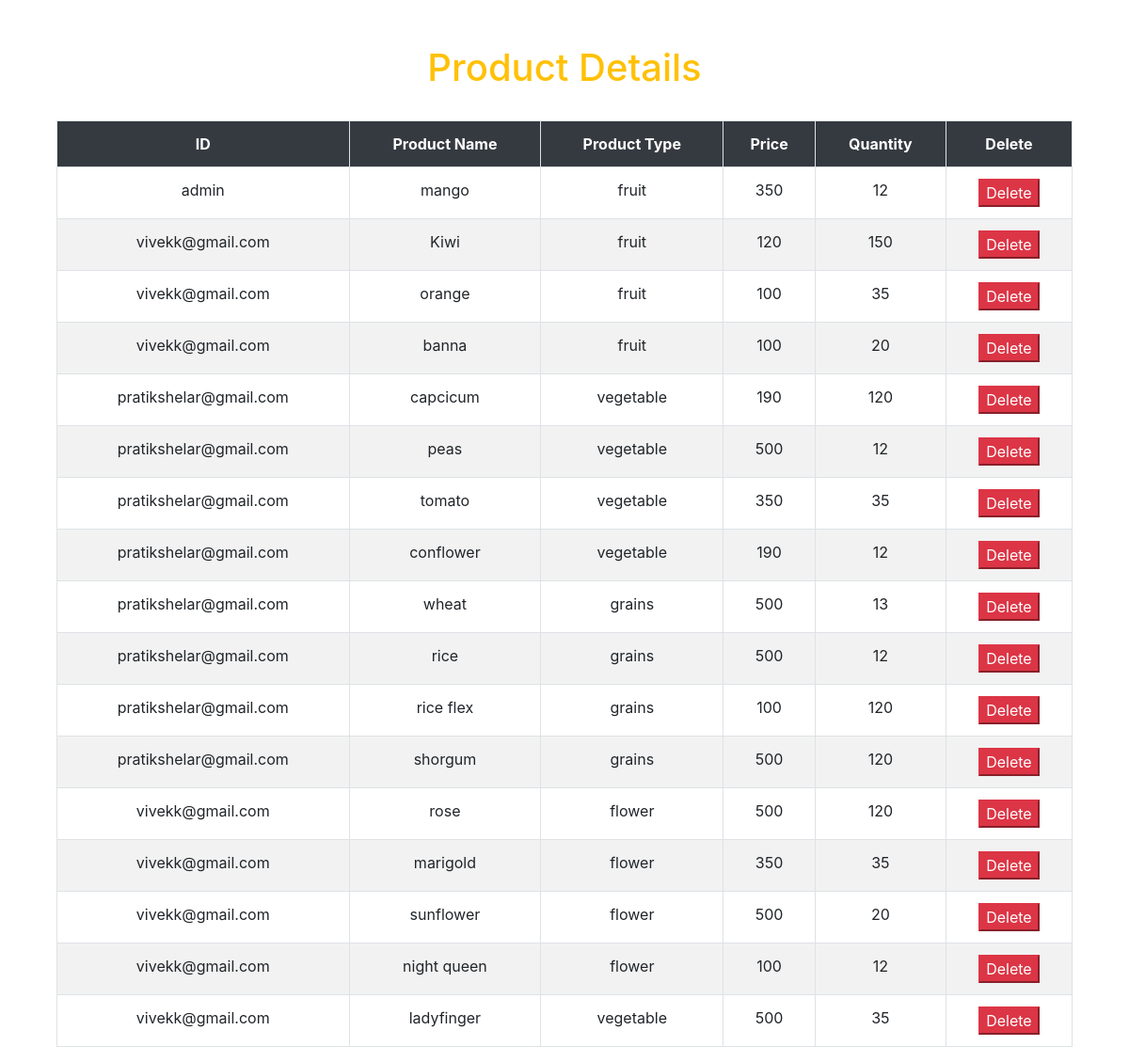
Screenshot of /Product_display.php with the database file from the repository.
### tables this page shows
CREATE TABLE `product` (
  `id` int(11) NOT NULL,
  `type` varchar(255) NOT NULL,
  `name` varchar(255) NOT NULL,
  `image` varchar(255) NOT NULL,
  `price` int(255) NOT NULL,
  `quantity` int(255) NOT NULL,
  `address` varchar(255) NOT NULL,
  `username` varchar(255) NOT NULL,
  `progress` int(11) NOT NULL,
  `seen` int(11) NOT NULL
);

### Product_display.php (the view, shortened to what this page needs)
 <!DOCTYPE html>
 <html>
 <head>
 	<link rel="stylesheet" href="https://stackpath.bootstrapcdn.com/bootstrap/4.5.2/css/bootstrap.min.css">
		<link rel="stylesheet" type="text/css" href="admin_panel.css">
		 <link rel="stylesheet" href="https://stackpath.bootstrapcdn.com/font-awesome/4.7.0/css/font-awesome.min.css">
 </head>
 <body>
 	<div class="container">
	<div class="col-lg-12"><br><br>
		<h1 class="text-warning text-center">Product Details</h1>
		<br>
		<table class="table table-striped table-hover table-bordered">
			<tr class="bg-dark text-white text-center">
				<th>ID</th>
				<th>Product Name</th>
				<th>Product Type</th>
				<th>Price</th>
				<th>Quantity</th>
				<th>Delete</th>
			</tr>
			<?php
				 $con = mysqli_connect("localhost","root","","login1");
				 $q = "select  id,name,type, price,quantity,username from product";
				 $query= mysqli_query($con,$q);
				 while ($res=mysqli_fetch_array($query)) {
	?>
			<tr class="text-center">
				<td> <?php echo $res['username']; ?> </td>
				<td> <?php echo $res['name']; ?> </td>
				<td> <?php echo $res['type']; ?> </td>
				<td> <?php echo $res['price']; ?> </td>
				<td> <?php echo $res['quantity']; ?> </td>
				<td> <button class="btn-danger "> <a href="Delete_product.php?id=<?php echo $res['id'];?>" class="text-white"> Delete</a> </button></td>
			</tr>
			<?php
                }
			?>
		</table>
	</div>
</div>
 </body>
 </html>

### rows the page displays
product: username "admin", name "mango", type "fruit", price "350", quantity "12"
product: username "vivekk@gmail.com", name "Kiwi", type "fruit", price "120", quantity "150"
product: username "vivekk@gmail.com", name "orange", type "fruit", price "100", quantity "35"
product: username "vivekk@gmail.com", name "banna", type "fruit", price "100", quantity "20"
product: username "pratikshelar@gmail.com", name "capcicum", type "vegetable", price "190", quantity "120"
product: username "pratikshelar@gmail.com", name "peas", type "vegetable", price "500", quantity "12"
product: username "pratikshelar@gmail.com", name "tomato", type "vegetable", price "350", quantity "35"
product: username "pratikshelar@gmail.com", name "conflower", type "vegetable", price "190", quantity "12"
product: username "pratikshelar@gmail.com", name "wheat", type "grains", price "500", quantity "13"
product: username "pratikshelar@gmail.com", name "rice", type "grains", price "500", quantity "12"
product: username "pratikshelar@gmail.com", name "rice flex", type "grains", price "100", quantity "120"
product: username "pratikshelar@gmail.com", name "shorgum", type "grains", price "500", quantity "120"
product: username "vivekk@gmail.com", name "rose", type "flower", price "500", quantity "120"
product: username "vivekk@gmail.com", name "marigold", type "flower", price "350", quantity "35"
product: username "vivekk@gmail.com", name "sunflower", type "flower", price "500", quantity "20"
product: username "vivekk@gmail.com", name "night queen", type "flower", price "100", quantity "12"
product: username "vivekk@gmail.com", name "ladyfinger", type "vegetable", price "500", quantity "35"
